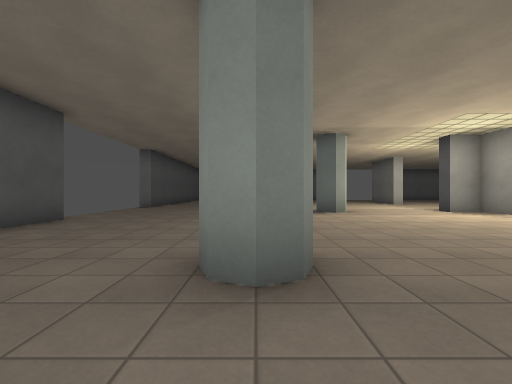
view 1 (above)

19 first-person views from a walk through a 3-D level made in the Godot game engine. The camera is 1.3 m above the floor, looks level and sees 90° across. The floor is counted in squares, 2 m on a side. Each view is taken from the middle of a square. On the plan, view 1 faces up. The plan holds only what a view shows up to about 9 squares ahead; the rest is blank. Flat picture figures and markers are left out. Some surface patterns are stand-ins.

view 2
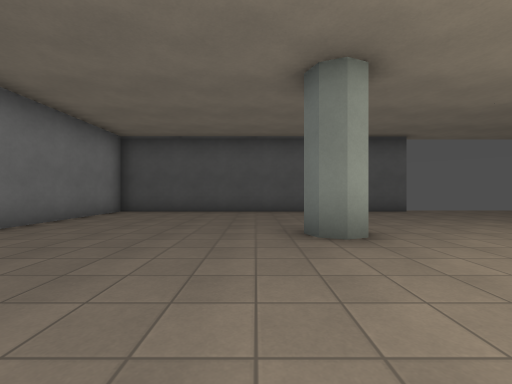

view 3
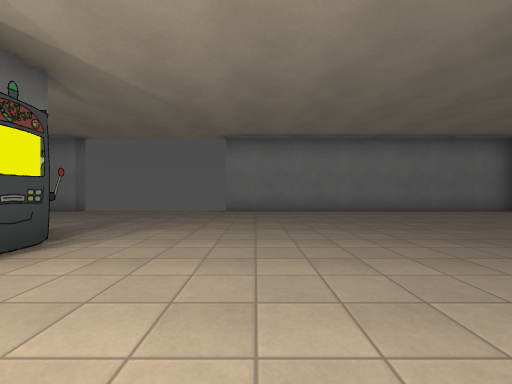

view 4
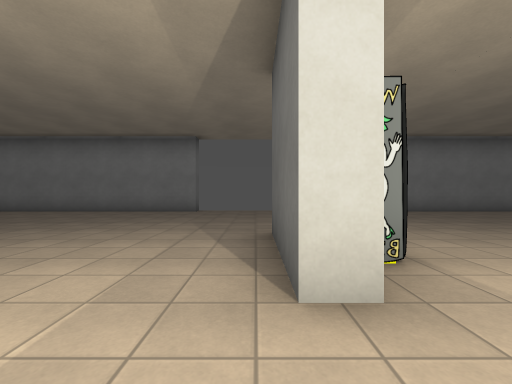

view 5
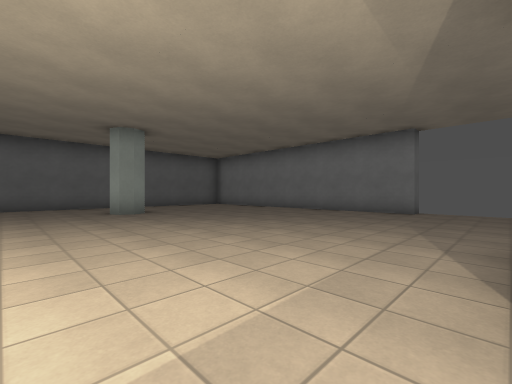

view 6
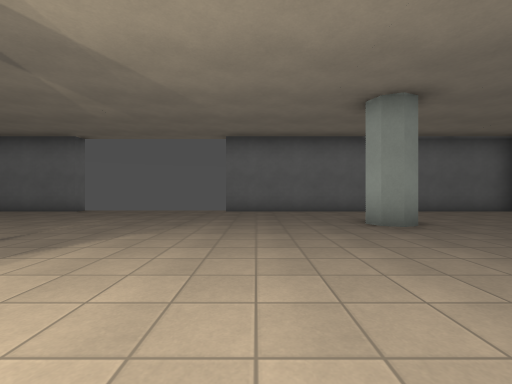

view 7
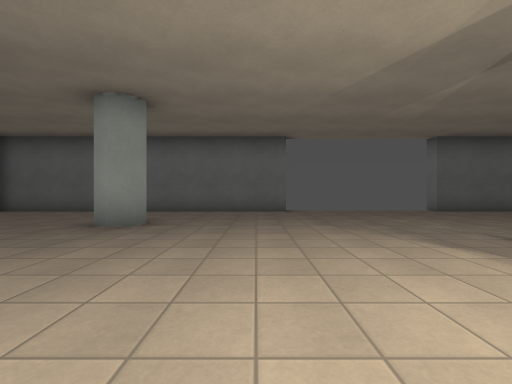

view 8
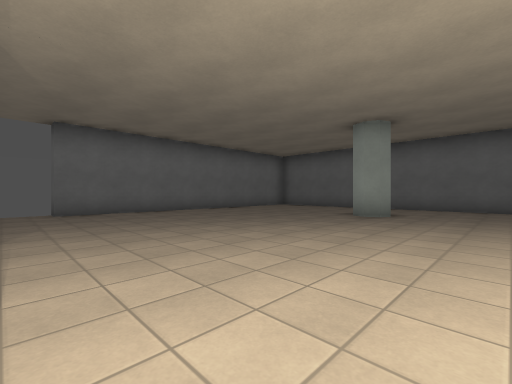

view 9
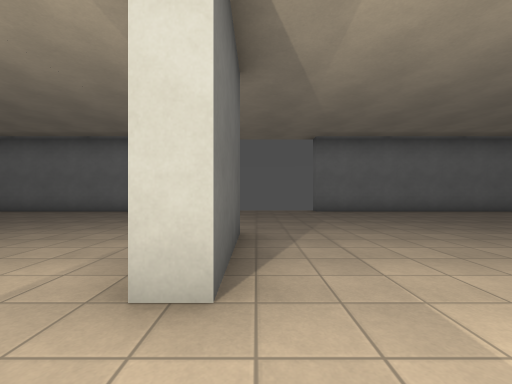

view 10
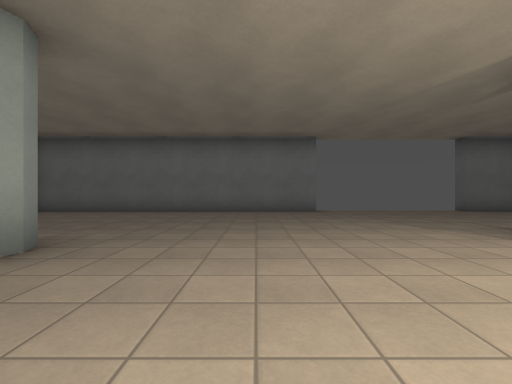

view 11
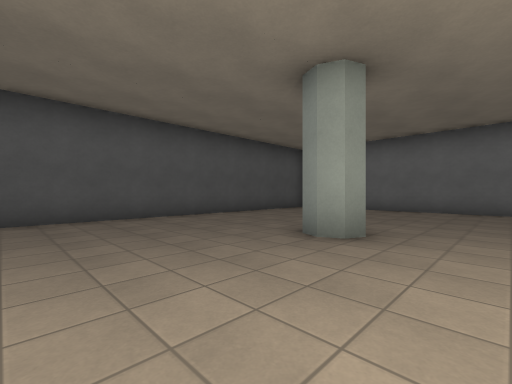

view 12
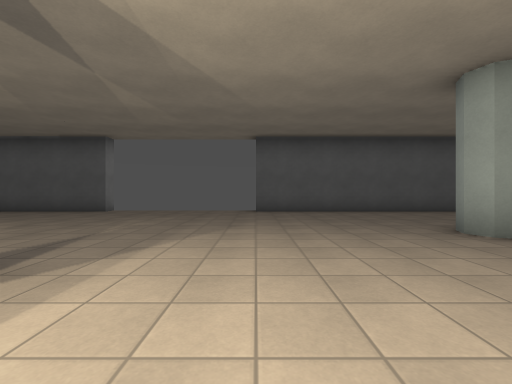

view 13
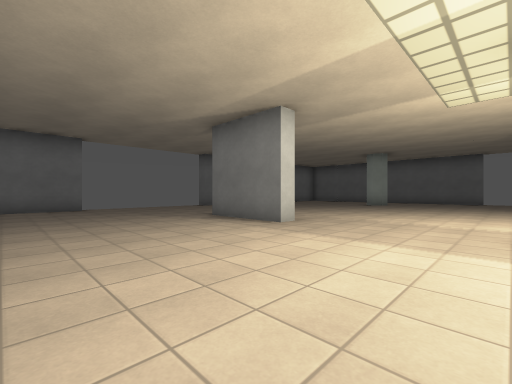

view 14
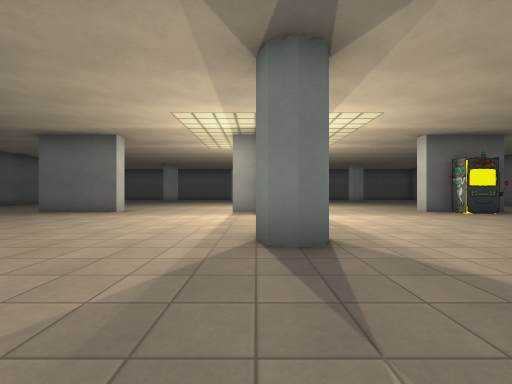

view 15
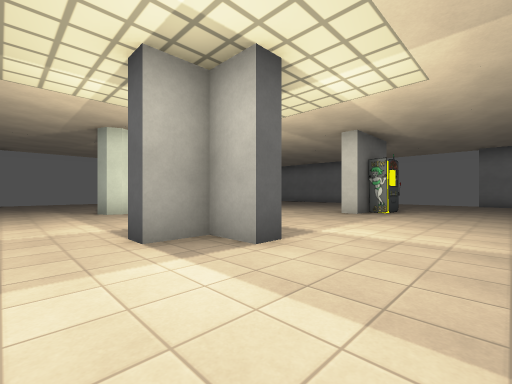

view 16
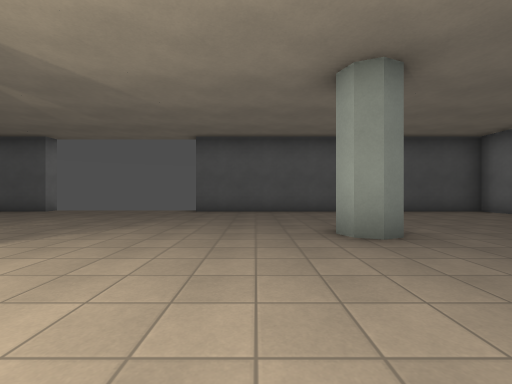

view 17
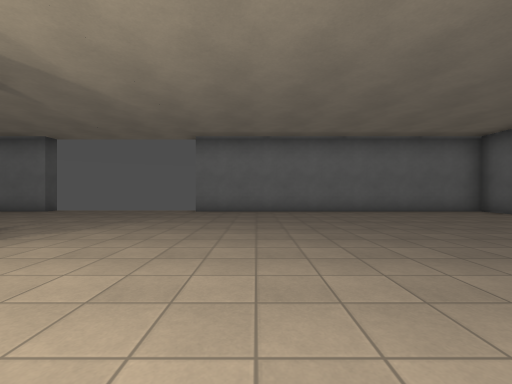

view 18
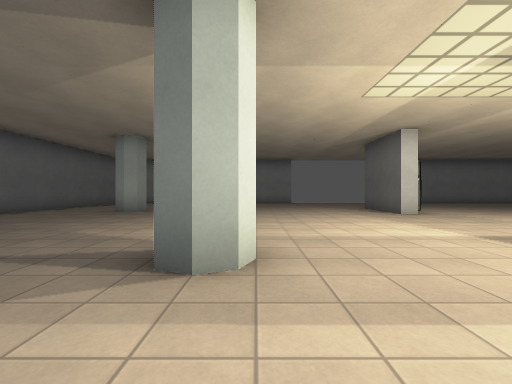

view 19
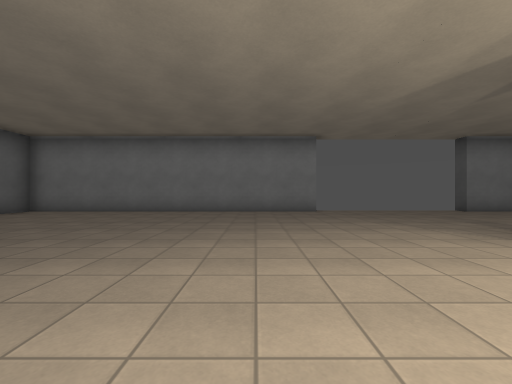

### Floor plan
Points are (right, up) in squares from view 1. A wall is a line through its corners. A room is listed if a view was taken in it or the views show most of it. See-through windows are left out.
Room 1 (views 1, 2, 3, 4, 5, 6, 7, 8, 9, 10, 11, 12, 13, 14, 15, 16, 17, 18, 19)
walls: (7.3, 7.2) (7.3, 8.3) (6.2, 8.3) (6.2, 8.7) (7.3, 8.7) (7.3, 9.7) (7.8, 9.7); (7.3, 2.6) (7.3, 3.5) (7.7, 3.5) (7.7, 1.2); (7.7, 15.9) (7.7, 13.5) (7.3, 13.5) (7.3, 16); (5, 20.5) (-4.5, 20.5) (-4.5, 11); (-4.5, 6) (-4.5, -3.5) (5, -3.5); (19.5, 11) (19.5, 15.6); (10, -3.5) (19.5, -3.5) (19.5, -0.4); (19.5, 1.2) (19.5, 6); (19.5, 17.4) (19.5, 20.5) (10, 20.5)
ways out: gap at (-5, 6); gap at (-5, 11); gap at (5, -4); gap at (5, 21); gap at (10, -4); gap at (10, 21); gap at (20, 6); gap at (20, 11)
objects: pillar (0, 2); pillar (0, 15); pillar (2, 8) to (3, 9); machine (7, 2); pillar (12, 8) to (13, 9); pillar (16, 2); pillar (16, 15)

Positions as (right, up) in squares from view 1, and headings:
1: (0, 0), facing up
2: (4, 1), facing left
3: (4, 5), facing down
4: (8, 5), facing down
5: (8, 5), facing down-right
6: (11, 5), facing right
7: (11, 12), facing right
8: (9, 12), facing up-right
9: (8, 12), facing up
10: (3, 12), facing up
11: (2, 11), facing up-left
12: (4, 11), facing left
13: (3, 10), facing up-right
14: (-1, 9), facing right
15: (4, 11), facing down-right
16: (4, 13), facing left
17: (12, 12), facing up
18: (12, 11), facing down
19: (12, 5), facing down
